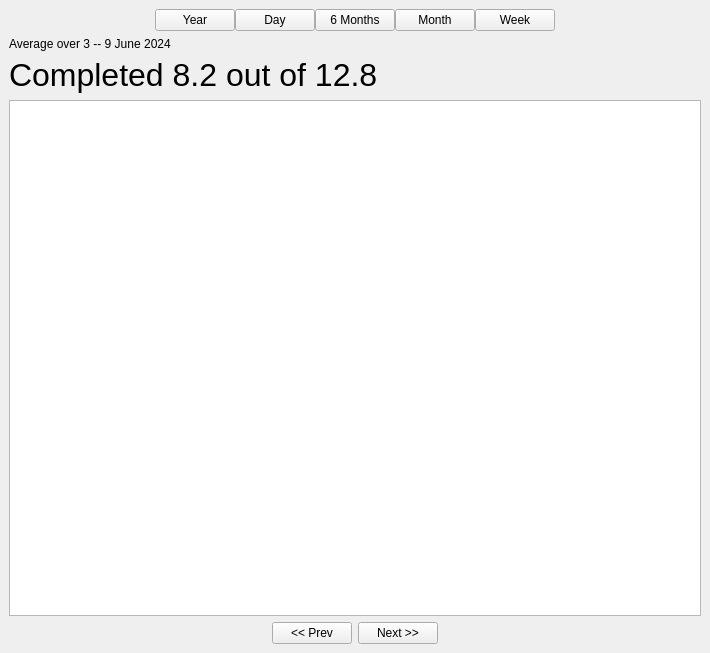
<?xml version="1.0" encoding="UTF-8"?>
<ui version="4.0">
 <class>MainWindow</class>
 <widget class="QMainWindow" name="MainWindow">
  <property name="geometry">
   <rect>
    <x>0</x>
    <y>0</y>
    <width>710</width>
    <height>653</height>
   </rect>
  </property>
  <property name="windowTitle">
   <string>MainWindow</string>
  </property>
  <widget class="QWidget" name="centralwidget">
   <layout class="QVBoxLayout" name="verticalLayout">
    <item>
     <layout class="QHBoxLayout" name="horizontalLayout">
      <property name="spacing">
       <number>0</number>
      </property>
      <item>
       <spacer name="horizontalSpacer">
        <property name="orientation">
         <enum>Qt::Horizontal</enum>
        </property>
        <property name="sizeHint" stdset="0">
         <size>
          <width>40</width>
          <height>20</height>
         </size>
        </property>
       </spacer>
      </item>
      <item>
       <widget class="QPushButton" name="pushButton_5">
        <property name="text">
         <string>Year</string>
        </property>
        <property name="checkable">
         <bool>true</bool>
        </property>
       </widget>
      </item>
      <item>
       <widget class="QPushButton" name="pushButton">
        <property name="text">
         <string>Day</string>
        </property>
        <property name="checkable">
         <bool>true</bool>
        </property>
        <property name="checked">
         <bool>false</bool>
        </property>
       </widget>
      </item>
      <item>
       <widget class="QPushButton" name="pushButton_4">
        <property name="text">
         <string>6 Months</string>
        </property>
        <property name="checkable">
         <bool>true</bool>
        </property>
       </widget>
      </item>
      <item>
       <widget class="QPushButton" name="pushButton_3">
        <property name="text">
         <string>Month</string>
        </property>
        <property name="checkable">
         <bool>true</bool>
        </property>
       </widget>
      </item>
      <item>
       <widget class="QPushButton" name="pushButton_2">
        <property name="text">
         <string>Week</string>
        </property>
        <property name="checkable">
         <bool>true</bool>
        </property>
        <property name="checked">
         <bool>false</bool>
        </property>
       </widget>
      </item>
      <item>
       <spacer name="horizontalSpacer_2">
        <property name="orientation">
         <enum>Qt::Horizontal</enum>
        </property>
        <property name="sizeHint" stdset="0">
         <size>
          <width>40</width>
          <height>20</height>
         </size>
        </property>
       </spacer>
      </item>
     </layout>
    </item>
    <item>
     <widget class="QLabel" name="label_3">
      <property name="text">
       <string>Average over 3 -- 9 June 2024</string>
      </property>
     </widget>
    </item>
    <item>
     <widget class="QLabel" name="label_2">
      <property name="font">
       <font>
        <pointsize>24</pointsize>
       </font>
      </property>
      <property name="text">
       <string>Completed 8.2 out of 12.8</string>
      </property>
      <property name="textFormat">
       <enum>Qt::RichText</enum>
      </property>
     </widget>
    </item>
    <item>
     <widget class="QGraphicsView" name="graphicsView"/>
    </item>
    <item>
     <layout class="QHBoxLayout" name="horizontalLayout_2">
      <item>
       <spacer name="horizontalSpacer_3">
        <property name="orientation">
         <enum>Qt::Horizontal</enum>
        </property>
        <property name="sizeHint" stdset="0">
         <size>
          <width>40</width>
          <height>20</height>
         </size>
        </property>
       </spacer>
      </item>
      <item>
       <widget class="QPushButton" name="pushButton_7">
        <property name="text">
         <string>&lt;&lt; Prev</string>
        </property>
       </widget>
      </item>
      <item>
       <widget class="QPushButton" name="pushButton_6">
        <property name="text">
         <string>Next &gt;&gt;</string>
        </property>
       </widget>
      </item>
      <item>
       <spacer name="horizontalSpacer_4">
        <property name="orientation">
         <enum>Qt::Horizontal</enum>
        </property>
        <property name="sizeHint" stdset="0">
         <size>
          <width>40</width>
          <height>20</height>
         </size>
        </property>
       </spacer>
      </item>
     </layout>
    </item>
   </layout>
  </widget>
 </widget>
 <resources/>
 <connections/>
</ui>
